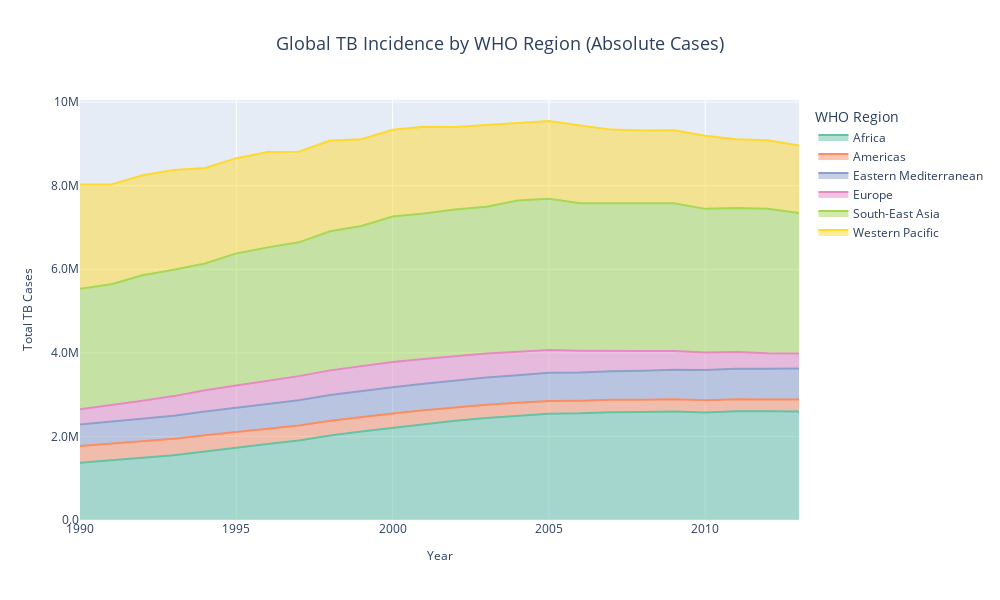

Here is the notebook cell this chart was saved with:
### Markdown cell above
### Temporal Trends Analysis  

The multi-line trend chart reveals divergent trajectories among high-burden countries, with some showing declining trends while others remain stable or increasing. Start and end point annotations facilitate quick assessment of progress over the observation period.

### Code cell
def create_regional_stacked_area(df: pd.DataFrame) -> go.Figure:
    """
    Create stacked area chart showing regional composition over time
    """
    # Prepare regional aggregation
    df_regional = df.dropna(subset=['region', 'year', 'incidence_cases'])
    
    # Map common region abbreviations to full names
    region_mapping = {
        'AFR': 'Africa', 'AMR': 'Americas', 'EMR': 'Eastern Mediterranean',
        'EUR': 'Europe', 'SEA': 'South-East Asia', 'WPR': 'Western Pacific'
    }
    
    df_regional['region_full'] = df_regional['region'].map(region_mapping).fillna(df_regional['region'])
    
    # Aggregate by region and year (using absolute cases for composition)
    regional_summary = df_regional.groupby(['year', 'region_full'])['incidence_cases'].sum().reset_index()
    
    # Create matplotlib version first
    fig_mpl, ax = plt.subplots(figsize=(12, 8))
    
    # Pivot data for matplotlib stacked area
    pivot_data = regional_summary.pivot(index='year', columns='region_full', values='incidence_cases').fillna(0)
    
    # Create stacked area plot
    ax.stackplot(pivot_data.index, *[pivot_data[col] for col in pivot_data.columns], 
                 labels=pivot_data.columns, alpha=0.8)
    
    ax.set_xlabel('Year', fontsize=12)
    ax.set_ylabel('Total TB Cases', fontsize=12)
    ax.set_title('Global TB Incidence by WHO Region (Absolute Cases)', fontsize=16, pad=20)
    ax.legend(bbox_to_anchor=(1.02, 1), loc='upper left')
    ax.grid(True, alpha=0.3)
    
    # Format y-axis
    ax.ticklabel_format(style='scientific', axis='y', scilimits=(0,0))
    
    plt.tight_layout()
    plt.savefig('../figures/stacked_area_region.png', dpi=300, bbox_inches='tight')
    plt.close()
    
    # Create Plotly version for interactive display
    fig = px.area(
        regional_summary,
        x='year',
        y='incidence_cases',
        color='region_full',
        title='Global TB Incidence by WHO Region (Absolute Cases)',
        labels={
            'incidence_cases': 'Total TB Cases',
            'year': 'Year',
            'region_full': 'WHO Region'
        },
        color_discrete_sequence=px.colors.qualitative.Set2
    )
    
    fig.update_layout(
        title_font_size=18,
        title_x=0.5,
        xaxis_title_font_size=12,
        yaxis_title_font_size=12,
        legend=dict(
            orientation="v",
            yanchor="top",
            y=0.99,
            xanchor="left",
            x=1.02
        ),
        width=1000,
        height=600
    )
    
    # Format y-axis to show values in millions
    fig.update_layout(yaxis_tickformat='.2s')
    
    # Try to save figure
    try:
        fig.write_image('../figures/stacked_area_region_plotly.png', scale=3)
        print("✓ Saved matplotlib version: figures/stacked_area_region.png")
        print("✓ Saved plotly version: figures/stacked_area_region_plotly.png")
    except:
        fig.write_html('../figures/stacked_area_region_plotly.html')
        print("✓ Saved matplotlib version: figures/stacked_area_region.png")
        print("⚠ Saved plotly as HTML: figures/stacked_area_region_plotly.html")
    
    return fig

# Create and display regional stacked area chart
fig4 = create_regional_stacked_area(df_clean)
fig4.show()

### Figure 1 — Plotly figure (JSON) as saved in the notebook; plotly's stock layout.template omitted (floating-point values rounded to 4 significant figures)
{"data": [{"fillpattern": {"shape": ""}, "hovertemplate": "WHO Region=Africa<br>Year=%{x}<br>Total TB Cases=%{y}<extra></extra>", "legendgroup": "Africa", "line": {"color": "rgb(102,194,165)"}, "marker": {"symbol": "circle"}, "mode": "lines", "name": "Africa", "orientation": "v", "showlegend": true, "stackgroup": "1", "type": "scatter", "x": [1990, 1991, 1992, 1993, 1994, 1995, 1996, 1997, 1998, 1999, 2000, 2001, 2002, 2003, 2004, 2005, 2006, 2007, 2008, 2009, 2010, 2011, 2012, 2013], "xaxis": "x", "y": [1369000.0, 1431000.0, 1488000.0, 1551000.0, 1637000.0, 1732000.0, 1819000.0, 1901000.0, 2021000.0, 2117000.0, 2205000.0, 2301000.0, 2374000.0, 2439000.0, 2493000.0, 2544000.0, 2553000.0, 2579000.0, 2582000.0, 2596000.0, 2575000.0, 2601000.0, 2600000.0, 2596000.0], "yaxis": "y"}, {"fillpattern": {"shape": ""}, "hovertemplate": "WHO Region=Americas<br>Year=%{x}<br>Total TB Cases=%{y}<extra></extra>", "legendgroup": "Americas", "line": {"color": "rgb(252,141,98)"}, "marker": {"symbol": "circle"}, "mode": "lines", "name": "Americas", "orientation": "v", "showlegend": true, "stackgroup": "1", "type": "scatter", "x": [1990, 1991, 1992, 1993, 1994, 1995, 1996, 1997, 1998, 1999, 2000, 2001, 2002, 2003, 2004, 2005, 2006, 2007, 2008, 2009, 2010, 2011, 2012, 2013], "xaxis": "x", "y": [401500.0, 400400.0, 398600.0, 393300.0, 391200.0, 372900.0, 367300.0, 361300.0, 353500.0, 348100.0, 342200.0, 327600.0, 321800.0, 317400.0, 310700.0, 305200.0, 300900.0, 295800.0, 292700.0, 290800.0, 289700.0, 287900.0, 286100.0, 285200.0], "yaxis": "y"}, {"fillpattern": {"shape": ""}, "hovertemplate": "WHO Region=Eastern Mediterranean<br>Year=%{x}<br>Total TB Cases=%{y}<extra></extra>", "legendgroup": "Eastern Mediterranean", "line": {"color": "rgb(141,160,203)"}, "marker": {"symbol": "circle"}, "mode": "lines", "name": "Eastern Mediterranean", "orientation": "v", "showlegend": true, "stackgroup": "1", "type": "scatter", "x": [1990, 1991, 1992, 1993, 1994, 1995, 1996, 1997, 1998, 1999, 2000, 2001, 2002, 2003, 2004, 2005, 2006, 2007, 2008, 2009, 2010, 2011, 2012, 2013], "xaxis": "x", "y": [514600.0, 520800.0, 536700.0, 553100.0, 567200.0, 581400.0, 594600.0, 602800.0, 614900.0, 621900.0, 631800.0, 631000.0, 640100.0, 653000.0, 662700.0, 673100.0, 674600.0, 686000.0, 698800.0, 709300.0, 722900.0, 731100.0, 732200.0, 742000.0], "yaxis": "y"}, {"fillpattern": {"shape": ""}, "hovertemplate": "WHO Region=Europe<br>Year=%{x}<br>Total TB Cases=%{y}<extra></extra>", "legendgroup": "Europe", "line": {"color": "rgb(231,138,195)"}, "marker": {"symbol": "circle"}, "mode": "lines", "name": "Europe", "orientation": "v", "showlegend": true, "stackgroup": "1", "type": "scatter", "x": [1990, 1991, 1992, 1993, 1994, 1995, 1996, 1997, 1998, 1999, 2000, 2001, 2002, 2003, 2004, 2005, 2006, 2007, 2008, 2009, 2010, 2011, 2012, 2013], "xaxis": "x", "y": [364500.0, 395900.0, 431100.0, 467300.0, 509400.0, 534600.0, 559000.0, 577200.0, 591100.0, 600600.0, 602500.0, 591300.0, 589000.0, 575800.0, 557200.0, 542600.0, 518500.0, 492300.0, 467900.0, 444500.0, 422200.0, 396800.0, 372600.0, 359800.0], "yaxis": "y"}, {"fillpattern": {"shape": ""}, "hovertemplate": "WHO Region=South-East Asia<br>Year=%{x}<br>Total TB Cases=%{y}<extra></extra>", "legendgroup": "South-East Asia", "line": {"color": "rgb(166,216,84)"}, "marker": {"symbol": "circle"}, "mode": "lines", "name": "South-East Asia", "orientation": "v", "showlegend": true, "stackgroup": "1", "type": "scatter", "x": [1990, 1991, 1992, 1993, 1994, 1995, 1996, 1997, 1998, 1999, 2000, 2001, 2002, 2003, 2004, 2005, 2006, 2007, 2008, 2009, 2010, 2011, 2012, 2013], "xaxis": "x", "y": [2882000.0, 2891000.0, 3002000.0, 3023000.0, 3034000.0, 3158000.0, 3184000.0, 3202000.0, 3331000.0, 3348000.0, 3479000.0, 3482000.0, 3508000.0, 3510000.0, 3622000.0, 3622000.0, 3533000.0, 3530000.0, 3528000.0, 3536000.0, 3435000.0, 3446000.0, 3455000.0, 3364000.0], "yaxis": "y"}, {"fillpattern": {"shape": ""}, "hovertemplate": "WHO Region=Western Pacific<br>Year=%{x}<br>Total TB Cases=%{y}<extra></extra>", "legendgroup": "Western Pacific", "line": {"color": "rgb(255,217,47)"}, "marker": {"symbol": "circle"}, "mode": "lines", "name": "Western Pacific", "orientation": "v", "showlegend": true, "stackgroup": "1", "type": "scatter", "x": [1990, 1991, 1992, 1993, 1994, 1995, 1996, 1997, 1998, 1999, 2000, 2001, 2002, 2003, 2004, 2005, 2006, 2007, 2008, 2009, 2010, 2011, 2012, 2013], "xaxis": "x", "y": [2495000.0, 2388000.0, 2392000.0, 2387000.0, 2283000.0, 2280000.0, 2279000.0, 2169000.0, 2169000.0, 2075000.0, 2077000.0, 2075000.0, 1974000.0, 1962000.0, 1860000.0, 1860000.0, 1860000.0, 1758000.0, 1751000.0, 1748000.0, 1748000.0, 1648000.0, 1638000.0, 1617000.0], "yaxis": "y"}], "layout": {"height": 600, "legend": {"orientation": "v", "title": {"text": "WHO Region"}, "tracegroupgap": 0, "x": 1.02, "xanchor": "left", "y": 0.99, "yanchor": "top"}, "title": {"font": {"size": 18}, "text": "Global TB Incidence by WHO Region (Absolute Cases)", "x": 0.5}, "width": 1000, "xaxis": {"anchor": "y", "domain": [0, 1], "title": {"font": {"size": 12}, "text": "Year"}}, "yaxis": {"anchor": "x", "domain": [0, 1], "tickformat": ".2s", "title": {"font": {"size": 12}, "text": "Total TB Cases"}}}}
